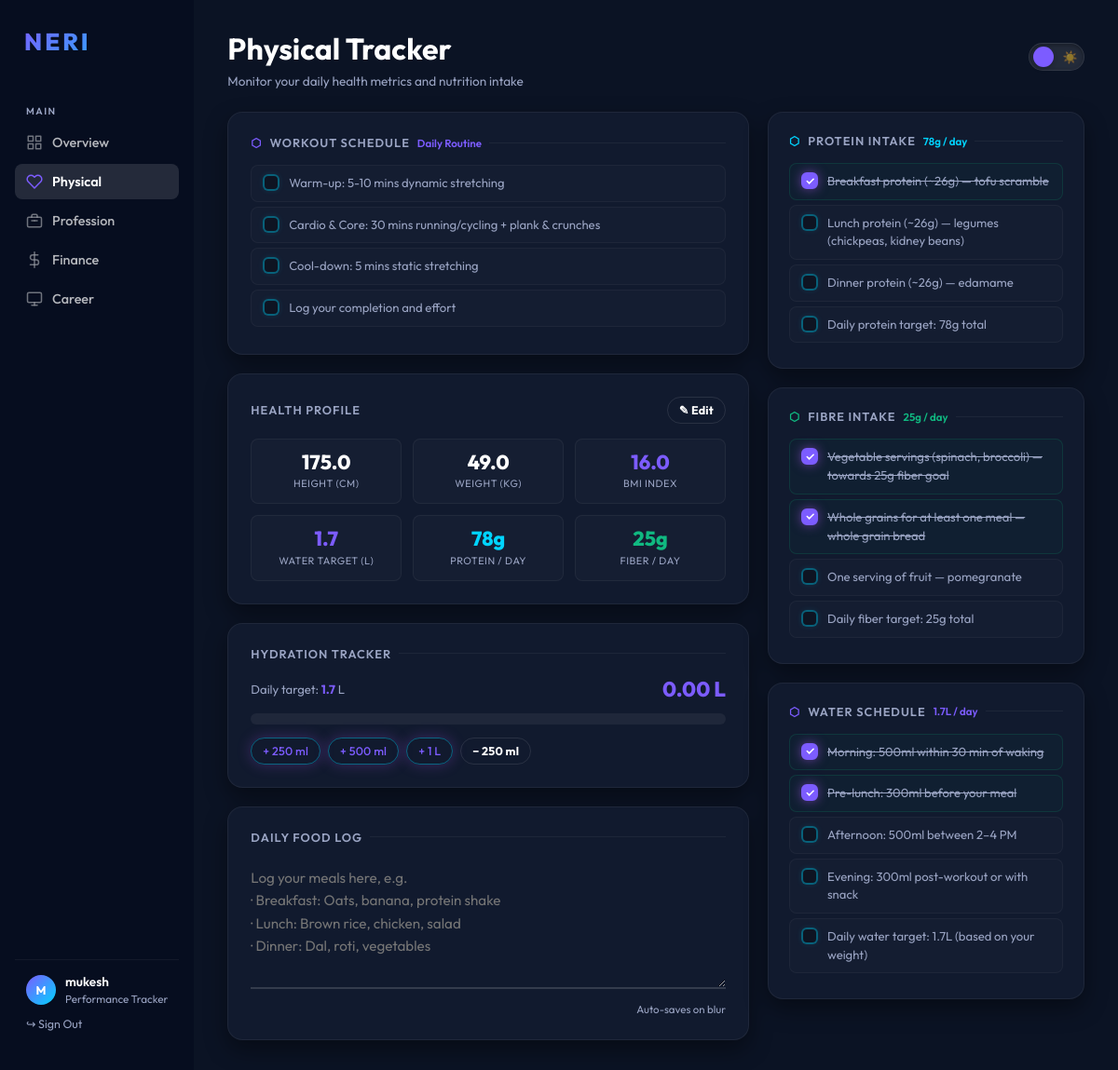
Page /physical (signed in) on the committed database.
### tables this page shows
CREATE TABLE users (
    id INTEGER PRIMARY KEY AUTOINCREMENT,
    username TEXT UNIQUE NOT NULL,
    password_hash TEXT NOT NULL,
    height REAL,
    weight REAL,
    blood_group TEXT,
    bmi REAL,
    daily_water_target_liters REAL DEFAULT 2.5
);

CREATE TABLE nutrition_checklist (
    id INTEGER PRIMARY KEY AUTOINCREMENT,
    user_id INTEGER NOT NULL,
    entry_date DATE NOT NULL,
    item_label TEXT NOT NULL,
    item_type TEXT NOT NULL,
    is_checked BOOLEAN DEFAULT 0,
    FOREIGN KEY (user_id) REFERENCES users (id)
);

### app.py (the view, shortened to what this page needs)
@app.route('/physical')
@login_required
def physical():
    db = get_db()
    uid = session['user_id']
    today = datetime.date.today().isoformat()
    user = db.execute('SELECT * FROM users WHERE id = ?', (uid,)).fetchone()
    daily = db.execute(
        'SELECT * FROM daily_physical WHERE user_id = ? AND entry_date = ?', (uid, today)
    ).fetchone()
    if not daily:
        db.execute('INSERT INTO daily_physical (user_id, entry_date) VALUES (?, ?)', (uid, today))
        db.commit()
        daily = db.execute(
            'SELECT * FROM daily_physical WHERE user_id = ? AND entry_date = ?', (uid, today)
        ).fetchone()
    targets  = compute_nutrition_targets(user['height'], user['weight'])
    checklist = db.execute(
        'SELECT * FROM nutrition_checklist WHERE user_id = ? AND entry_date = ?', (uid, today)
    ).fetchall()
    if not checklist:
        for item in build_nutrition_checklist(targets, today):
            db.execute(
                'INSERT INTO nutrition_checklist (user_id, entry_date, item_label, item_type) VALUES (?,?,?,?)',
                (uid, today, item['label'], item['type'])
            )
        db.commit()
        checklist = db.execute(
            'SELECT * FROM nutrition_checklist WHERE user_id = ? AND entry_date = ?', (uid, today)
        ).fetchall()
    elif checklist:
        has_workouts = any(item['item_type'] == 'workout' for item in checklist)
    return render_template('physical.html', daily=daily, targets=targets, checklist=checklist, user=user)

### templates/physical.html (shortened to what this page needs)
{% extends "base.html" %}
{% block content %}
<div class="header-bar fade-in">
    <div>
        <h1>Physical Tracker</h1>
        <p style="color:var(--text-muted); font-size:0.85rem; margin-top:6px;">Monitor your daily health metrics and
            nutrition intake</p>
    </div>
    <div class="header-right">
        <div class="theme-toggle-wrap">
            <label class="theme-switch" title="Toggle light/dark mode">
                <span class="theme-slider">
                    <span class="theme-icon moon">🌙</span>
                    <span class="theme-icon sun">☀️</span>
                </span>
            </label>
        </div>
    </div>
</div>
<div class="physical-grid-main fade-in">
    <div style="display:flex; flex-direction:column; gap:20px;">
        <div class="card" style="padding:24px;">
            <div class="section-title">
                <span style="color:var(--primary-color);">⬡</span> Workout Schedule
                <span
                    style="margin-left:auto; font-size:0.72rem; color:var(--primary-color); font-weight:600; text-transform:none; letter-spacing:0;">Daily
                    Routine</span>
            </div>
            <ul class="nutrition-list" id="workoutList">
                {% for item in checklist if item.item_type == 'workout' %}
                <li class="nutrition-item {{ 'checked' if item.is_checked else '' }}" data-id="{{ item.id }}"
                    onclick="toggleNutrition({{ item.id }}, this)">
                    <div class="nutri-check {{ 'checked' if item.is_checked else '' }}">
                    </div>
                    <span class="nutri-text {{ 'done-text' if item.is_checked else '' }}">{{ item.item_label }}</span>
                </li>
                {% endfor %}
            </ul>
        </div>
        <div class="card" style="padding:24px;">
            <div style="display:flex; align-items:center; justify-content:space-between; margin-bottom:16px;">
                <div class="section-title" style="margin:0;">Health Profile</div>
                <button class="btn btn-ghost btn-sm" onclick="openProfileModal()">✎ Edit</button>
            </div>
            <div style="display:grid; grid-template-columns:repeat(3, 1fr); gap:12px;">
                <div class="health-stat-box">
                    <div class="health-stat-val">{{ user.height or '—' }}</div>
                    <div class="health-stat-lbl">Height (cm)</div>
                </div>
                <div class="health-stat-box">
                    <div class="health-stat-val">{{ user.weight or '—' }}</div>
                    <div class="health-stat-lbl">Weight (kg)</div>
                </div>
                <div class="health-stat-box">
                    {% if user.bmi %}
                    <div class="health-stat-val" id="bmiDisplay" style="
                        color: {% if user.bmi < 18.5 %}var(--primary-color)
                               {% elif user.bmi < 25 %}var(--success-color)
                               {% elif user.bmi < 30 %}var(--warning-color)
                               {% else %}#ef4444{% endif %};">{{ user.bmi }}</div>
                    {% else %}
                    <div class="health-stat-val" id="bmiDisplay" style="color:var(--text-muted);">—</div>
                    {% endif %}
                    <div class="health-stat-lbl">BMI Index</div>
                </div>
                <div class="health-stat-box">
                    <div class="health-stat-val" style="color:var(--primary-color);">{{ '%.1f'|format(targets.water_l)
                        if targets else '—' }}</div>
                    <div class="health-stat-lbl">Water Target (L)</div>
                </div>
                <div class="health-stat-box">
                    <div class="health-stat-val" style="color:var(--accent-color);">{{ targets.protein_g if targets else
                        '—' }}g</div>
                    <div class="health-stat-lbl">Protein / Day</div>
                </div>
                <div class="health-stat-box">
                    <div class="health-stat-val" style="color:var(--success-color);">{{ targets.fiber_g if targets else
                        '—' }}g</div>
                    <div class="health-stat-lbl">Fiber / Day</div>
                </div>
            </div>
        </div>
        <div class="card" style="padding:24px;">
            <div class="section-title">Hydration Tracker</div>
            <div style="display:flex; align-items:center; justify-content:space-between; margin-bottom:12px;">
                <span style="font-size:0.82rem; color:var(--text-muted);">
                    Daily target: <strong style="color:var(--primary-color);" id="waterTarget">{{
                        '%.1f'|format(targets.water_l) if targets else '2.5' }}</strong> L
                </span>
                <span id="waterLevelText" style="font-size:1.4rem; font-weight:800; color:var(--primary-color);">{{
                    '%.2f'|format(daily.water_intake_liters) if daily else '0.00' }} L</span>
            </div>
            <div class="water-bar-track">
            </div>
            <div style="display:flex; gap:8px; margin-top:14px; flex-wrap:wrap;">
                <button class="btn btn-outline btn-sm" onclick="addWater(0.25)">+ 250 ml</button>
                <button class="btn btn-outline btn-sm" onclick="addWater(0.5)">+ 500 ml</button>
                <button class="btn btn-outline btn-sm" onclick="addWater(1.0)">+ 1 L</button>
                <button class="btn btn-ghost btn-sm" onclick="addWater(-0.25)">− 250 ml</button>
            </div>
        </div>
        <div class="card" style="padding:24px;">
            <div class="section-title">Daily Food Log</div>
            <textarea id="foodLog" rows="5"
                placeholder="Log your meals here, e.g.&#10;· Breakfast: Oats, banana, protein shake&#10;· Lunch: Brown rice, chicken, salad&#10;· Dinner: Dal, roti, vegetables"
                onblur="saveFood()">{{ daily.food_log or '' }}</textarea>
            <div style="text-align:right; margin-top:6px;">
                <small style="font-size:0.72rem; color:var(--text-muted);">Auto-saves on blur</small>
            </div>
        </div>
    </div>
    <div style="display:flex; flex-direction:column; gap:20px;">
        {% if targets %}
        <div class="card" style="padding:22px;">
            <div class="section-title">
                <span style="color:var(--accent-color);">⬡</span> Protein Intake
                <span
                    style="margin-left:auto; font-size:0.72rem; color:var(--accent-color); font-weight:600; text-transform:none; letter-spacing:0;">{{
                    targets.protein_g }}g / day</span>
            </div>
            <ul class="nutrition-list" id="proteinList">
                {% for item in checklist if item.item_type == 'protein' %}
                <li class="nutrition-item {{ 'checked' if item.is_checked else '' }}" data-id="{{ item.id }}"
                    onclick="toggleNutrition({{ item.id }}, this)">
                    <div class="nutri-check {{ 'checked' if item.is_checked else '' }}">
                        {% if item.is_checked %}<svg width="9" height="9" viewBox="0 0 10 10" fill="none">
                            <path d="M1.5 5l2.5 2.5 5-5" stroke="#000" stroke-width="1.8" stroke-linecap="round" />
                        </svg>{% endif %}
                    </div>
                    <span class="nutri-text {{ 'done-text' if item.is_checked else '' }}">{{ item.item_label }}</span>
                </li>
                {% endfor %}
            </ul>
        </div>
        <div class="card" style="padding:22px;">
            <div class="section-title">
                <span style="color:var(--success-color);">⬡</span> Fibre Intake
                <span
                    style="margin-left:auto; font-size:0.72rem; color:var(--success-color); font-weight:600; text-transform:none; letter-spacing:0;">{{
                    targets.fiber_g }}g / day</span>
            </div>
            <ul class="nutrition-list" id="fiberList">
                {% for item in checklist if item.item_type == 'fiber' %}
                <li class="nutrition-item {{ 'checked' if item.is_checked else '' }}" data-id="{{ item.id }}"
                    onclick="toggleNutrition({{ item.id }}, this)">
                    <div class="nutri-check {{ 'checked' if item.is_checked else '' }}">
                        {% if item.is_checked %}<svg width="9" height="9" viewBox="0 0 10 10" fill="none">
                            <path d="M1.5 5l2.5 2.5 5-5" stroke="#000" stroke-width="1.8" stroke-linecap="round" />
                        </svg>{% endif %}
                    </div>
                    <span class="nutri-text {{ 'done-text' if item.is_checked else '' }}">{{ item.item_label }}</span>
                </li>
                {% endfor %}
            </ul>
        </div>
        <div class="card" style="padding:22px;">
            <div class="section-title">
                <span style="color:var(--primary-color);">⬡</span> Water Schedule
                <span
                    style="margin-left:auto; font-size:0.72rem; color:var(--primary-color); font-weight:600; text-transform:none; letter-spacing:0;">{{
                    targets.water_l }}L / day</span>
            </div>
            <ul class="nutrition-list" id="waterList">
                {% for item in checklist if item.item_type == 'water' %}
                <li class="nutrition-item {{ 'checked' if item.is_checked else '' }}" data-id="{{ item.id }}"
                    onclick="toggleNutrition({{ item.id }}, this)">
                    <div class="nutri-check {{ 'checked' if item.is_checked else '' }}">
                        {% if item.is_checked %}<svg width="9" height="9" viewBox="0 0 10 10" fill="none">
                            <path d="M1.5 5l2.5 2.5 5-5" stroke="#000" stroke-width="1.8" stroke-linecap="round" />
                        </svg>{% endif %}
                    </div>
                    <span class="nutri-text {{ 'done-text' if item.is_checked else '' }}">{{ item.item_label }}</span>
                </li>
                {% endfor %}
            </ul>
        </div>
        {% endif %}
    </div>
</div>
{% endblock %}

### templates/base.html (shortened to what this page needs)
<!DOCTYPE html>
<html lang="en">
<head>
    <link rel="stylesheet" href="{{ url_for('static', filename='css/style.css') }}?v=3.5">
</head>
<body>
    <div class="container">
        <nav class="sidebar">
            <div class="logo">NERI</div>
            <div class="nav-section-label">Main</div>
            <ul class="nav-links">
                <li>
                    <a href="{{ url_for('overview') }}"
                        class="{{ 'active' if request.endpoint == 'overview' else '' }}">
                        <svg class="nav-icon" viewBox="0 0 24 24" fill="none" stroke="currentColor" stroke-width="2"
                            stroke-linecap="round" stroke-linejoin="round">
                            <rect x="3" y="3" width="7" height="7" />
                            <rect x="14" y="3" width="7" height="7" />
                            <rect x="3" y="14" width="7" height="7" />
                            <rect x="14" y="14" width="7" height="7" />
                        </svg>
                        Overview
                    </a>
                </li>
                <li>
                    <a href="{{ url_for('physical') }}"
                        class="{{ 'active' if request.endpoint == 'physical' else '' }}">
                        <svg class="nav-icon" viewBox="0 0 24 24" fill="none" stroke="currentColor" stroke-width="2"
                            stroke-linecap="round" stroke-linejoin="round">
                            <path
                                d="M20.84 4.61a5.5 5.5 0 0 0-7.78 0L12 5.67l-1.06-1.06a5.5 5.5 0 0 0-7.78 7.78l1.06 1.06L12 21.23l7.78-7.78 1.06-1.06a5.5 5.5 0 0 0 0-7.78z" />
                        </svg>
                        Physical
                    </a>
                </li>
                <li>
                    <a href="{{ url_for('profession') }}"
                        class="{{ 'active' if request.endpoint == 'profession' else '' }}">
                        Profession
                    </a>
                </li>
                <li>
                    <a href="{{ url_for('finance') }}" class="{{ 'active' if request.endpoint == 'finance' else '' }}">
                        <svg class="nav-icon" viewBox="0 0 24 24" fill="none" stroke="currentColor" stroke-width="2"
                            stroke-linecap="round" stroke-linejoin="round">
                            <line x1="12" y1="1" x2="12" y2="23"></line>
                            <path d="M17 5H9.5a3.5 3.5 0 0 0 0 7h5a3.5 3.5 0 0 1 0 7H6"></path>
                        </svg>
                        Finance
                    </a>
                </li>
                <li>
                    <a href="{{ url_for('career') }}" class="{{ 'active' if request.endpoint == 'career' else '' }}">
                        <svg class="nav-icon" viewBox="0 0 24 24" fill="none" stroke="currentColor" stroke-width="2"
                            stroke-linecap="round" stroke-linejoin="round">
                            <rect x="2" y="3" width="20" height="14" rx="2" ry="2" />
                            <path d="M8 21h8" />
                            <path d="M12 17v4" />
                        </svg>
                        Career
                    </a>
                </li>
            </ul>
            {% if current_user %}
            <div class="sidebar-user">
                <div style="display:flex; align-items:center; gap: 10px;">
                    <div class="sidebar-avatar">{{ current_user['username'][0].upper() }}</div>
                    <div>
                        <div class="user-name">{{ current_user['username'] }}</div>
                        <div class="user-role">Performance Tracker</div>
                    </div>
                </div>
                <a href="{{ url_for('logout') }}"
                    style="display:block; margin-top:12px; font-size:0.78rem; color:var(--text-muted); text-decoration:none; transition: color 0.2s;"
                    onmouseover="this.style.color='#ef4444'" onmouseout="this.style.color='var(--text-muted)'">
                    ↪ Sign Out
                </a>
            </div>
            {% endif %}
        </nav>
        <main class="main-content">
            {% block content %}{% endblock %}
        </main>
    </div>
</body>
</html>

### rows in the picture
users: username "M", username "mukesh", height "175.0", weight "49.0", bmi "16.0"
nutrition_checklist: is_checked False (drawn), item_label "Warm-up: 5-10 mins dynamic stretching"
nutrition_checklist: is_checked False (drawn), item_label "Cardio & Core: 30 mins running/cycling + plank & crunches"
nutrition_checklist: is_checked False (drawn), item_label "Cool-down: 5 mins static stretching"
nutrition_checklist: is_checked False (drawn), item_label "Log your completion and effort"
nutrition_checklist: is_checked True (drawn), item_label "Breakfast protein (~26g) — tofu scramble"
nutrition_checklist: is_checked False (drawn), item_label "Lunch protein (~26g) — legumes (chickpeas, kidney beans)"
nutrition_checklist: is_checked False (drawn), item_label "Dinner protein (~26g) — edamame"
nutrition_checklist: is_checked False (drawn), item_label "Daily protein target: 78g total"
nutrition_checklist: is_checked True (drawn), item_label "Vegetable servings (spinach, broccoli) — towards 25g fiber goal"
nutrition_checklist: is_checked True (drawn), item_label "Whole grains for at least one meal — whole grain bread"
nutrition_checklist: is_checked False (drawn), item_label "One serving of fruit — pomegranate"
nutrition_checklist: is_checked False (drawn), item_label "Daily fiber target: 25g total"
nutrition_checklist: is_checked True (drawn), item_label "Morning: 500ml within 30 min of waking"
nutrition_checklist: is_checked True (drawn), item_label "Pre-lunch: 300ml before your meal"
nutrition_checklist: is_checked False (drawn), item_label "Afternoon: 500ml between 2–4 PM"
nutrition_checklist: is_checked False (drawn), item_label "Evening: 300ml post-workout or with snack"
nutrition_checklist: is_checked False (drawn), item_label "Daily water target: 1.7L (based on your weight)"

### other values in the picture
{{ targets.protein_g if targets else
                        '—' }} "78"
{{ targets.fiber_g if targets else
                        '—' }} "25"
{{ '%.1f'|format(targets.water_l) if targets else '2.5' }} "1.7"
{{ targets.protein_g }} "78"
{{ targets.fiber_g }} "25"
{{ targets.water_l }} "1.7"
